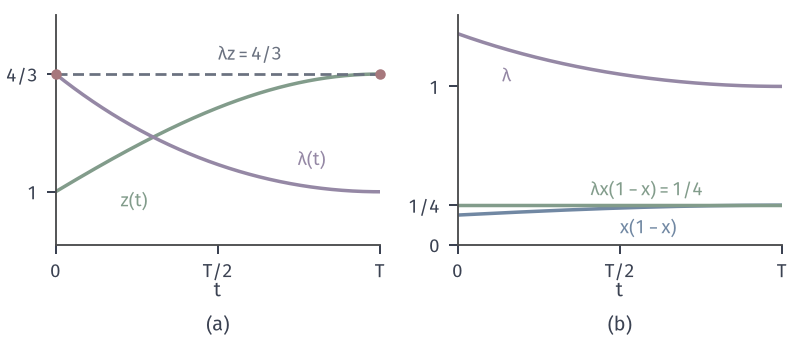

This figure's Python source:
from pathlib import Path
import sys
sys.path.insert(0, str(Path(__file__).resolve().parents[1]/"odesens-common"))
from common import *
HERE = Path(__file__).resolve().parent
# 目标：logistic，x0=1/4，T=ln3，J=x(T)。前向 S、反向 lambda 及乘积恒等于 4/3；lambda*x(1-x) 恒为 1/4。RK4 计算。
fig, axes = figure(width_mm=112, height_mm=48, ncols=2)
panel(fig, .07, .985, .955, .28, .24)
T = np.log(3); ts = np.linspace(0, T, 1001)
Z = rk4(lambda t, z: np.array([z[0]*(1-z[0]), (1-2*z[0])*z[1]]), [.25, 1.], ts); x, S = Z[:, 0], Z[:, 1]
rev = ts[::-1]
def xat(t): return logistic(t, .25)
lam = rk4(lambda t, l: -(1-2*xat(t))*l, 1., rev)[::-1]
ax = axes[0]; ax.plot(ts, S, color=GREEN, lw=1.4); ax.plot(ts, lam, color=PURPLE, lw=1.4); ax.plot(ts, S*lam, color=MUTED, lw=1.1, ls=(0, (4, 2)))
ax.plot([0], [lam[0]], 'o', ms=4.2, color=RED, mew=0, zorder=5, clip_on=False); ax.plot([T], [S[-1]], 'o', ms=4.2, color=RED, mew=0, zorder=5, clip_on=False)
ax.text(.22, 1.0, '$z(t)$', color=GREEN, fontsize=7.5, ha='left', va='top'); ax.text(.82, 1.06, '$\\lambda(t)$', color=PURPLE, fontsize=7.5, ha='left', va='bottom'); ax.text(.55, 1.36, '$\\lambda z=4/3$', color=MUTED, fontsize=7.5, ha='left', va='bottom')
ax.set_xlim(0, T); ax.set_ylim(.85, 1.5); ax.set_xticks([0, T/2, T]); ax.set_xticklabels(['0', '$T/2$', '$T$']); ax.set_yticks([1, 4/3]); ax.set_yticklabels(['1', '4/3']); ax.set_xlabel('$t$', labelpad=0)
ax = axes[1]; f = x*(1-x); ax.plot(ts, f, color=BLUE, lw=1.4); ax.plot(ts, lam, color=PURPLE, lw=1.4); ax.plot(ts, lam*f, color=GREEN, lw=1.4)
ax.text(.15, 1.12, '$\\lambda$', color=PURPLE, fontsize=7.5, va='top'); ax.text(.55, .07, '$x(1-x)$', color=BLUE, fontsize=7.5); ax.text(.45, .31, '$\\lambda x(1-x)=1/4$', color=GREEN, fontsize=7.5)
ax.set_xlim(0, T); ax.set_ylim(0, 1.45); ax.set_xticks([0, T/2, T]); ax.set_xticklabels(['0', '$T/2$', '$T$']); ax.set_yticks([0, .25, 1]); ax.set_yticklabels(['0', '1/4', '1']); ax.set_xlabel('$t$', labelpad=0)
tags(fig, axes)
print('lam0', lam[0], 'S', S[-1], 'x at T/2', xat(T/2), lam[500], 'int', np.trapezoid(lam*f, ts), T/4)
save(fig, HERE, 'figure', {'x0': .25, 'T': 'ln 3', 'J': 'x(T)'})
